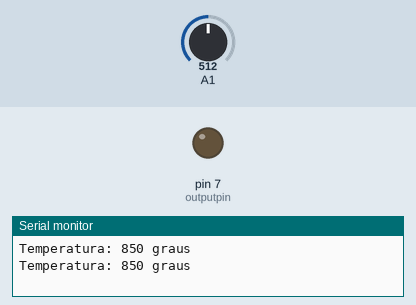
The sketch below on a simulated Arduino Uno, built with avr-gcc and run on an emulated ATmega328P. Shown: output pins drawn as LEDs (lit = HIGH), the last lines printed to the serial monitor. Inputs (shaded band) come from the test bench; at power-on: A1 = 512.

Above: at 5.8 s.
5.9 s: A1 set to 526
11.9 s: A1 set to 542
At 15.4 s:
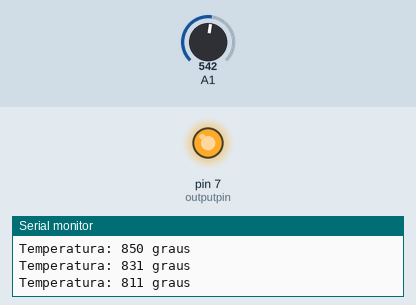
17.9 s: A1 set to 511
At 20.4 s:
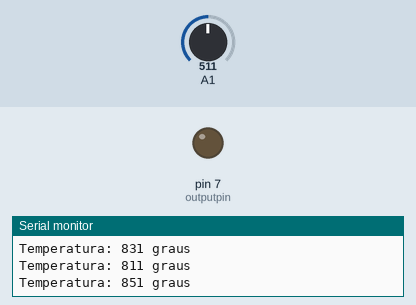
23.9 s: A1 set to 716
At 25.4 s:
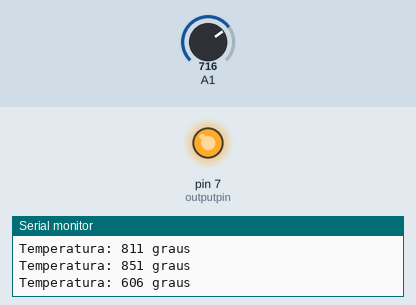
Timing chart, 0 to 26.9 s (numbered marks = the images above; inputs shaded):
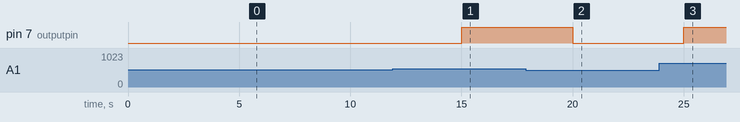

Measured:
- the behaviour switches between 535 and 536 on A1 (found by bisection; images 0 and 1)
- after the input at 11.9 s, pin 7 (outputpin): LOW → HIGH after 3.1 s
- after the input at 17.9 s, pin 7 (outputpin): HIGH → LOW after 2.1 s
- after the input at 23.9 s, pin 7 (outputpin): LOW → HIGH after 1.1 s

The sketch:

mesaaquecida.arduino.ino
```cpp
#define ADC_INF   450
#define ADC_SUP   950
#define ADC_BUFF  8

const int outputpin =  7;
const uint16_t temp[] PROGMEM = {941,939,938,936,935,933,932,930,928,927,925,924,922,921,919,918,//0 473  // ADC -> 950 - 450
                916,914,913,911,910,908,907,905,904,902,901,899,898,897,895,894, //16
                892,891,889,888,886,885,883,882,881,879,878,876,875,873,872,871, //32
                869,868,866,865,864,862,861,860,858,857,855,854,853,851,850,849, //48
                847,846,845,843,842,841,839,838,837,835,834,833,831,830,829,828, //64
                826,825,824,822,821,820,819,817,816,815,813,812,811,810,808,807, //80
                806,805,803,802,801,800,798,797,796,795,793,792,791,790,789,787, //96
                786,785,784,782,781,780,779,778,776,775,774,773,772,770,769,768, //112
                767,766,765,763,762,761,760,759,757,756,755,754,753,752,750,749, //128
                748,747,746,745,743,742,741,740,739,738,736,735,734,733,732,731, //144
                729,728,727,726,725,724,723,721,720,719,718,717,716,714,713,712, //160
                711,710,709,708,706,705,704,703,702,701,700,698,697,696,695,694, //176
                693,692,690,689,688,687,686,685,684,682,681,680,679,678,677,676, //192
                674,673,672,671,670,669,667,666,665,664,663,662,660,659,658,657, //208
                656,655,654,652,651,650,649,648,646,645,644,643,642,641,639,638, //224
                637,636,635,634,632,631,630,629,628,626,625,624,623,622,620,619, //240
                618,617,616,614,613,612,611,609,608,607,606,604,603,602,601,600, //256
                598,597,596,595,593,592,591,590,588,587,586,584,583,582,581,579, //272
                578,577,576,574,573,572,570,569,568,566,565,564,563,561,560,559, //288
                557,556,555,553,552,551,549,548,546,545,544,542,541,540,538,537, //304
                536,534,533,531,530,529,527,526,524,523,522,520,519,517,516,514, //320
                513,511,510,509,507,506,504,503,501,500,498,497,495,494,492,491, //336
                489,488,486,485,483,482,480,479,477,476,474,472,471,469,468,466, //352
                465,463,461,460,458,457,455,453,452,450,448,447,445,444,442,440, //368
                439,437,435,434,432,430,428,427,425,423,422,420,418,416,415,413, //384
                411,409,408,406,404,402,401,399,397,395,393,392,390,388,386,384, //400
                382,381,379,377,375,373,371,369,367,366,364,362,360,358,356,354, //416
                352,350,348,346,344,342,340,338,336,334,332,330,328,326,324,322, //432
                320,318,316,314,312,310,308,306,303,301,299,297,295,293,291,288, //448
                286,284,282,280,278,275,273,271,269,266,264,262,260,257,255,253, //464
                251,248,246,244,241,239,237,234,232,230,227,225,223,220,218,215, //480
                213,211,208,206,203};


uint16_t TempGet(){

  uint16_t data = 0, valor;

  valor = analogRead(A1);

  if(valor < ADC_INF){
    data = pgm_read_word(&temp[0]);
  }else if(valor > ADC_SUP){
    data = pgm_read_word(&temp[ADC_SUP - ADC_INF]);
  }else{
    data = pgm_read_word(&temp[valor - ADC_INF]);
  }

  return data;
}


void setup()
{
    Serial.begin(9600);
     pinMode(outputpin, OUTPUT);
}

void loop()
{
    uint16_t temp = TempGet();

    Serial.print("Temperatura: ");
    Serial.print(temp);
    Serial.println(" graus");
    Serial.println("");
   if(temp < 820){
    digitalWrite(outputpin, HIGH);
   }
   else {
    digitalWrite(outputpin, LOW);
   }
   delay(5000);
}
```
